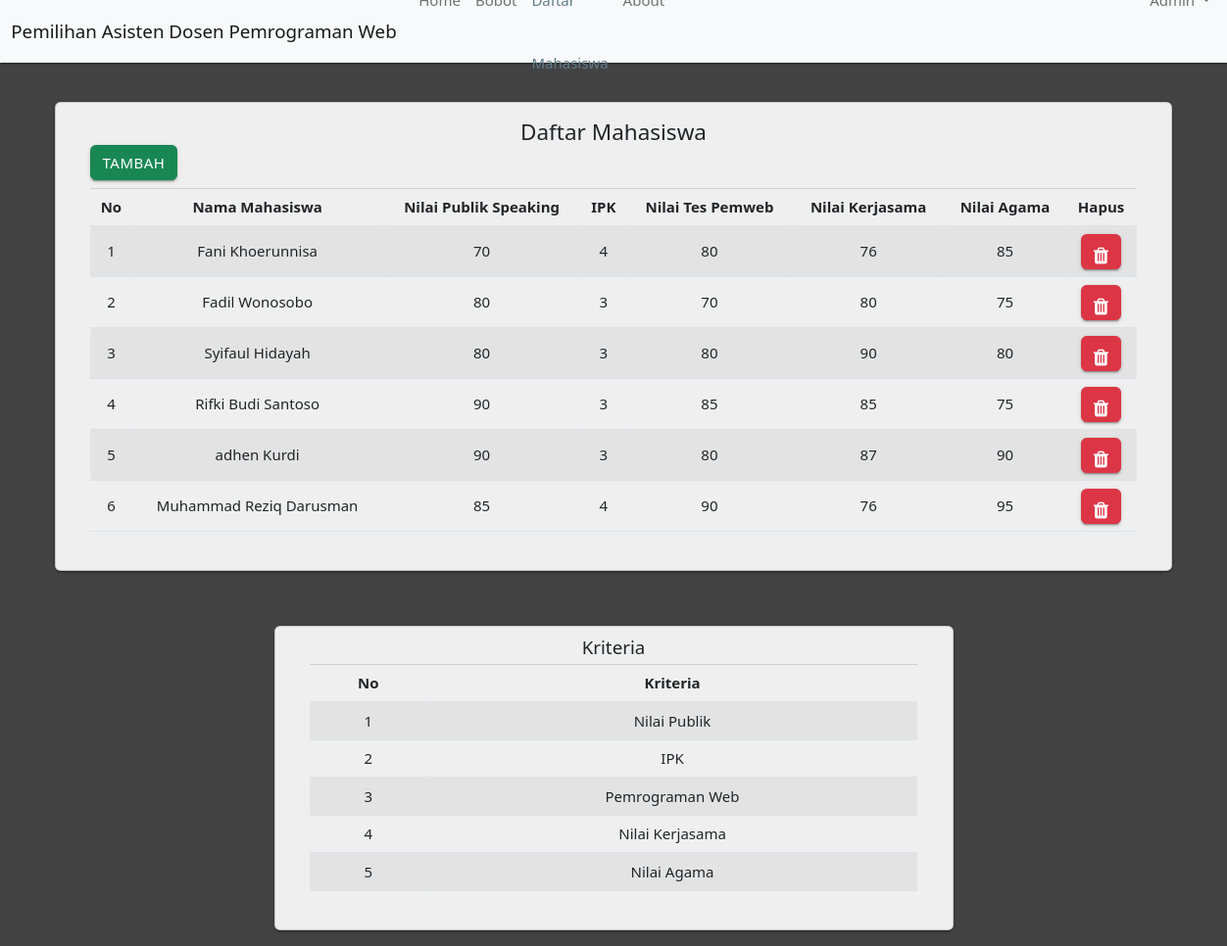
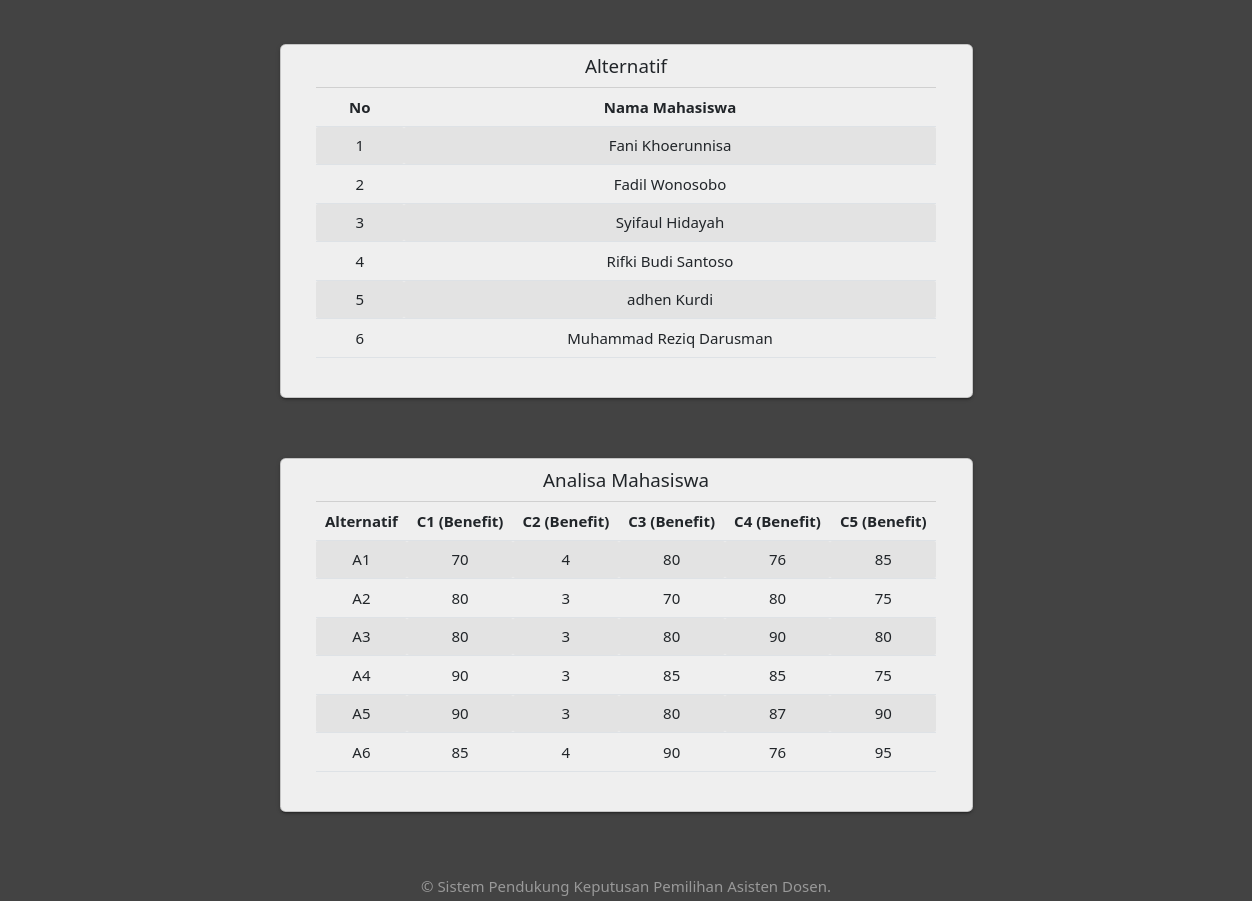
/daftar_mhs.php, run on the app's committed database (2 pictures, top to bottom).
### tables this page shows
CREATE TABLE `tb_asdos` (
  `id` int(10) NOT NULL,
  `nama_mhs` varchar(50) NOT NULL,
  `nilai_publik` int(50) NOT NULL,
  `ipk` varchar(50) NOT NULL,
  `nilai_tes_pemweb` int(50) NOT NULL,
  `nilai_kerjasama` int(50) NOT NULL,
  `nilai_agama` int(50) NOT NULL,
  `preferensi` double DEFAULT NULL
);

### daftar_mhs.php (the view, shortened to what this page needs)
<?php
include('koneksi.php');
?>
<!DOCTYPE html>
<html>
<head>
	<link type="text/css" rel="stylesheet" href="assets/css/materialize.css"  media="screen,projection"/>
	<link rel="stylesheet" href="assets/css/table.css">
	<link rel="stylesheet" href="assets/css/style.css">
    <link href="https://cdn.jsdelivr.net/npm/bootstrap@5.2.0-beta1/dist/css/bootstrap.min.css" rel="stylesheet">
	<link rel="stylesheet" href="https://cdnjs.cloudflare.com/ajax/libs/font-awesome/4.5.0/css/font-awesome.min.css">
	<link rel="stylesheet" type="text/css" href="assets/dataTable/jquery.dataTables.min.css">
</head>
<body>
<nav class="navbar navbar-expand-lg bg-light">
  <div class="container-fluid">
    <a class="navbar-brand" href="home.php mr-5">Pemilihan Asisten Dosen Pemrograman Web</a>
    <div class="collapse navbar-collapse" id="navbarSupportedContent">
      <ul class="navbar-nav me-auto mb-2 mb-lg-0">
        <li class="nav-item">
          <a class="nav-link" aria-current="page" href="home.php">Home</a>
        </li>
        <li class="nav-item">
          <a class="nav-link" href="bobot.php">Bobot</a>
        </li>
		<li class="nav-item">
          <a class="nav-link active" href="daftar_mhs.php">Daftar Mahasiswa</a>
        </li>
		<li class="nav-item">
          <a class="nav-link" href="about.php">About</a>
        </li>
        <li class="nav-item dropdown" style="margin-left:480px;">
          <a class="nav-link dropdown-toggle" href="#" id="navbarDropdown" role="button" data-bs-toggle="dropdown" aria-expanded="false">
          </a>
        </li>
      </ul>
    </div>
  </div>
</nav>
	<div style="background-color:#434343">
		<div class="container">
		    <div class="section-card" style="padding: 40px 0px 20px 0px;">
				<ul>
				    <li>
						<div class="row">
						<div class="card"style="background-color: #efefef">
								<div class="card-content" >
									<center><h4 style="margin-bottom: 0px; margin-top: -8px;">Daftar Mahasiswa</h4></center>
									<a class="btn btn-success mb-2" href="#tambah" role="button">Tambah</a>
									<table class="table table-striped"  style="width:100%;">
											<thead style="border-top: 1px solid #d0d0d0;">
												<tr>
													<th><center>No </center></th>
													<th><center>Nama Mahasiswa</center></th>
													<th><center>Nilai Publik Speaking</center></th>
													<th><center>IPK</center></th>
													<th><center>Nilai Tes Pemweb</center></th>
													<th><center>Nilai Kerjasama</center></th>
													<th><center>Nilai Agama</center></th>
													<th><center>Hapus</center></th>
												</tr>
											</thead>
											<tbody>
												<?php
												$query=mysqli_query($selectdb,"SELECT * FROM tb_asdos");
												$no=1;
												while ($data=mysqli_fetch_array($query)) {
												?>
												<tr>
													<td><center><?php echo $no; ?></center></td>
													<td><center><?php echo $data['nama_mhs'] ?></center></td>
													<td><center><?php echo $data['nilai_publik']?></center></td>
													<td><center><?php echo $data['ipk'] ?></center></td>
													<td><center><?php echo $data['nilai_tes_pemweb']?></center></td>
													<td><center><?php echo $data['nilai_kerjasama']?></center></td>
													<td><center><?php echo $data['nilai_agama'] ?></center></td>
													<td>
														<center>
															<form method="POST">
																<button type="submit" name="hapus_mhs"  class="btn btn-danger"><i style="line-height: 32px;" class="fa fa-trash"></i></button>
															</form>
														</center>
													</td>
												</tr>
												<?php
														$no++;}
												?>
											</tbody>
									</table>
									</div>
							</div>
						</div>
				    </li>
				</ul>
	    	</div>
		</div>
	</div>
<div style="background-color:#434343">
		<div class="container">
		    <div class="section-card" style="padding: 1px 20% 24px 20%;">
				<ul>
				    <li>
						<div class="row">
							<div class="card" style="background-color: #efefef">
								<div class="card-content" style="padding-top: 10px;">
									<center><h5 style="margin-bottom: 5px;">Kriteria</h5></center>
									<table class="table table-striped"style="width:100%;">
											<thead style="border-top: 1px solid #d0d0d0;">
												<tr>
													<th><center>No</center></th>
													<th><center>Kriteria</center></th>
												</tr>
											</thead>
											<tbody>
												<tr>
												<td><center>1</center></td>
												<td><center>Nilai Publik </center></td>
												</tr>
												<tr>
												<td><center>2</center></td>
												<td><center>IPK </center></td>
												</tr>
												<tr>
												<td><center>3</center></td>
												<td><center>Pemrograman Web </center></td>
												</tr>
												<tr>
												<td><center>4</center></td>
												<td><center>Nilai Kerjasama </center></td>
												</tr>
												<tr>
												<td><center>5</center></td>
												<td><center>Nilai Agama</center></td>
												</tr>
											</tbody>
									</table>
									</div>
							</div>
						</div>
				    </li>
				</ul>
	    	</div>
		</div>
	</div>
	<div style="background-color:#434343">
		<div class="container">
		    <div class="section-card" style="padding: 1px 20% 24px 20%;">
				<ul>
				    <li>
						<div class="row">
							<div class="card" style="background-color: #efefef">
								<div class="card-content" style="padding-top: 10px;">
									<center><h5 style="margin-bottom: 10px;">Alternatif</h5></center>
									<table class="table table-striped"style="width:100%;">
											<thead style="border-top: 1px solid #d0d0d0;">
												<tr>
													<th><center>No</center></th>
													<th><center>Nama Mahasiswa</center></th>
												</tr>
											</thead>
											<tbody>
												<?php
												$query=mysqli_query($selectdb,"SELECT * FROM tb_asdos");
												$no=1;
												while ($data=mysqli_fetch_array($query)) {
												?>
												<tr>
												<td><center><?php echo $no; ?></center></td>
												<td><center><?php echo $data['nama_mhs'] ?></center></td>
												</tr>
												<?php
														$no++;}
												?>
											</tbody>
									</table>
									</div>
							</div>
						</div>
				    </li>
				</ul>
	    	</div>
		</div>
	</div>
	<div style="background-color:#434343">
		<div class="container">
		    <div class="section-card" style="padding: 1px 20% 24px 20%;">
				<ul>
				    <li>
						<div class="row">
							<div class="card" style="background-color: #efefef">
								<div class="card-content" style="padding-top: 10px;">
									<center><h5 style="margin-bottom: 10px;">Analisa Mahasiswa</h5></center>
									<table class="table table-striped"style="width:100%;">
											<thead style="border-top: 1px solid #d0d0d0;">
												<tr>
													<th><center>Alternatif</center></th>
													<th><center>C1 (Benefit)</center></th>
													<th><center>C2 (Benefit)</center></th>
													<th><center>C3 (Benefit)</center></th>
													<th><center>C4 (Benefit)</center></th>
													<th><center>C5 (Benefit)</center></th>
												</tr>
											</thead>
											<tbody>
												<?php
												$query=mysqli_query($selectdb,"SELECT * FROM tb_asdos");
												$no=1;
												while ($data=mysqli_fetch_array($query)) {
												?>
												<tr>
													<td><center><?php echo "A",$no ?></center></td>
													<td><center><?php echo $data['nilai_publik'] ?></center></td>
													<td><center><?php echo $data['ipk'] ?></center></td>
													<td><center><?php echo $data['nilai_tes_pemweb'] ?></center></td>
													<td><center><?php echo $data['nilai_kerjasama'] ?></center></td>
													<td><center><?php echo $data['nilai_agama'] ?></center></td>
												</tr>
												<?php
														$no++;}
												?>
											</tbody>
									</table>
									</div>
							</div>
						</div>
				    </li>
				</ul>
	    	</div>
		</div>
	</div>
	<div class="footer-copyright" style="padding: 0px 0px;background-color:#434343">
      <div class="container">
        <p align="center" style="color: #999">&copy; Sistem Pendukung Keputusan Pemilihan Asisten Dosen.</p>
      </div>
    </div>
</body>
</html>

### assets/css/style.css (style rules this page uses)
nav ul a, nav .brand-logo { color: #444; }
p { line-height: 2rem; }
.section-card { padding-top: 6rem; padding-bottom: 6rem; }

### data on the page
tb_asdos: nama_mhs "Fani Khoerunnisa", nilai_publik "70", ipk "4", nilai_tes_pemweb "80", nilai_kerjasama "76", nilai_agama "85"
tb_asdos: nama_mhs "Fadil Wonosobo", nilai_publik "80", ipk "3", nilai_tes_pemweb "70", nilai_kerjasama "80", nilai_agama "75"
tb_asdos: nama_mhs "Syifaul Hidayah", nilai_publik "80", ipk "3", nilai_tes_pemweb "80", nilai_kerjasama "90", nilai_agama "80"
tb_asdos: nama_mhs "Rifki Budi Santoso", nilai_publik "90", ipk "3", nilai_tes_pemweb "85", nilai_kerjasama "85", nilai_agama "75"
tb_asdos: nama_mhs "adhen Kurdi", nilai_publik "90", ipk "3", nilai_tes_pemweb "80", nilai_kerjasama "87", nilai_agama "90"
tb_asdos: nama_mhs "Muhammad Reziq Darusman", nilai_publik "85", ipk "4", nilai_tes_pemweb "90", nilai_kerjasama "76", nilai_agama "95"
